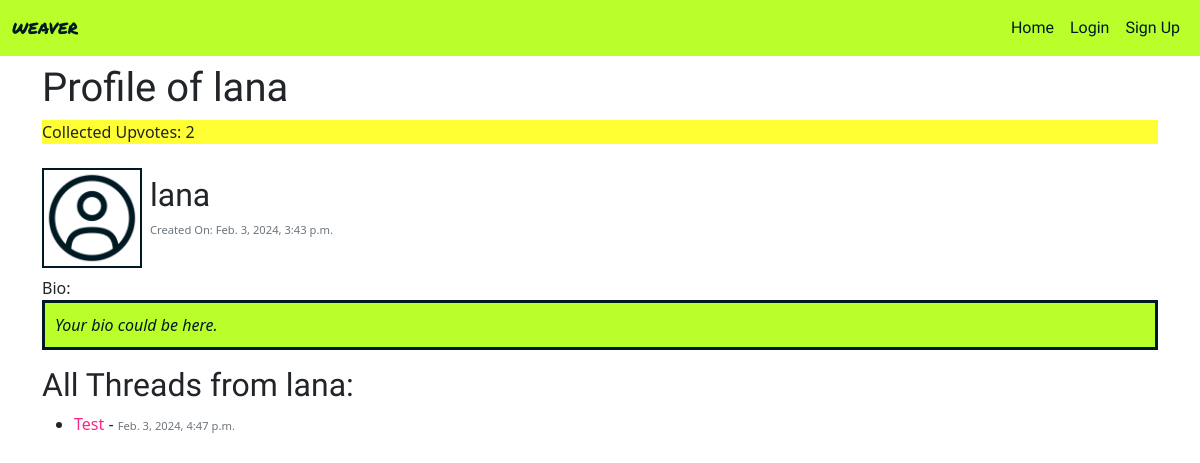
Page /profile/lana/ on the earlier database version.
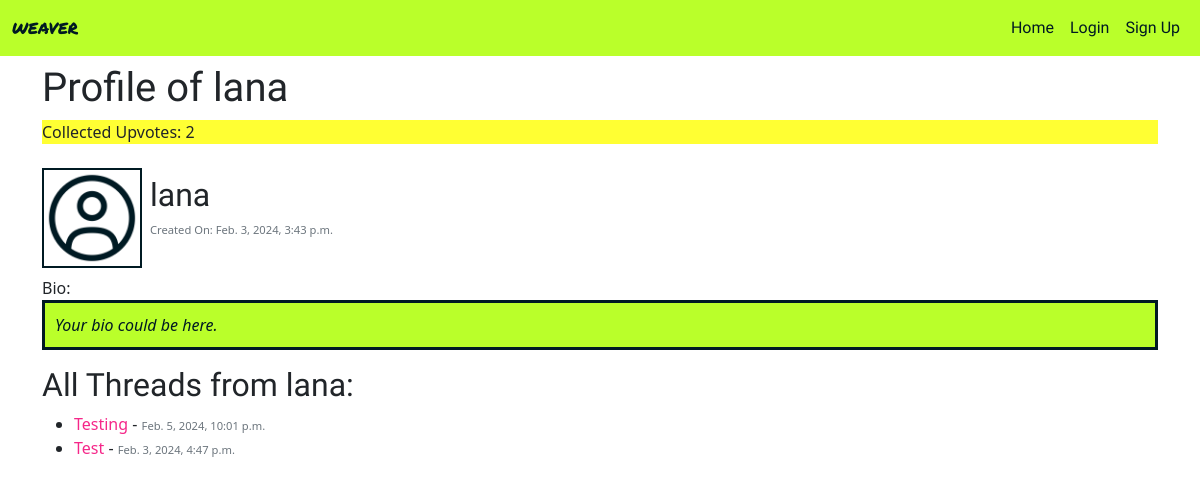
Same page on the later database version.
### weave_manager/models.py (models this page shows, shortened)
class Thread(models.Model):
    title = models.CharField(max_length=200, unique=True)
    slug = models.SlugField(max_length=200)
    author = models.ForeignKey(settings.AUTH_USER_MODEL,
        on_delete=models.CASCADE, related_name="posts")
    content = models.TextField()
    votes = models.IntegerField(default=0)
    created_on = models.DateTimeField(auto_now_add=True)
    status = models.IntegerField(choices=STATUS, default=0)
    tags = TaggableManager()
    class Meta:
        ordering = ["-created_on"]

### authentication/views.py (the view)
# urls.py: path('profile/<slug:username>/', views.UserProfileView.as_view(), name='user_profile'),
class UserProfileView(generic.DetailView):
    model = User
    template_name = "profile.html"
    slug_field = "username"
    slug_url_kwarg = "username"
    context_object_name = "user"
    def get_context_data(self, **kwargs):
        context = super().get_context_data(**kwargs)
        user_threads = Thread.objects.filter(author=self.object)
        thread_votes = user_threads.aggregate(Sum('votes'))['votes__sum']
        user_comments = Comment.objects.filter(author=self.object)
        comment_votes = user_comments.aggregate(Sum('votes'))['votes__sum']
        total_votes = thread_votes + comment_votes
        context['total_votes'] = total_votes
        return context

### authentication/templates/profile.html (shortened to what this page needs)
{% extends "base.html" %}
{% block content %}
{% load static %}
{% load i18n %}
{% load crispy_forms_tags %}
<div class="container-lg my-2">
	<h1>Profile of {{user.username}}</h1>
	{% if total_votes %}
	<div class="bg-yellow">
		<p>Collected Upvotes: {{ total_votes }}</p>
	</div>
	{% else %}
	<div class="bg-yellow">
		<p>Collected Upvotes: 0</p>
	</div>
	{% endif %}
	<div class="d-flex flex-column">
		<div class="d-flex flex-row my-2">
			{% if user.profile_pic %}
			<img src="{{ user.profile_pic.url }}" alt="Profile Picture" class="profile-pic">
			{% else %}
			<p>No profile picture available</p>
			{% endif %}
			<div class="m-2">
				<h2>{{ user.username }}</h2>
				<p class="text-muted fs-7">Created On: {{ user.created_on }}</p>
			</div>
		</div>
		<p class="m-0">Bio:</p>
		<p class="bio fst-italic">{{ user.bio }}</p>
	</div>
	{% if request.user.username == user.username %}
	<h2>All Threads from you:</h2>
	{% else %}
	<h2>All Threads from {{user.username}}:</h2>
	{% endif %}
	{% if user.posts.all %}
	<ul>
		{% for thread in user.posts.all %}
		<li><a href="{% url 'thread_detail' thread_id=thread.id slug=thread.slug %}" class="link">{{ thread.title }} </a> - <span class="text-muted fs-7">{{ thread.created_on }}</span></li>
		{% endfor %}
	</ul>
	{% else %}
	<p>No threads available for this user.</p>
	{% endif %}
</div>
{% endblock %}

Differences in the rows shown:
added Thread: title "Testing", created_on "Feb. 5, 2024, 10:01 p.m."
